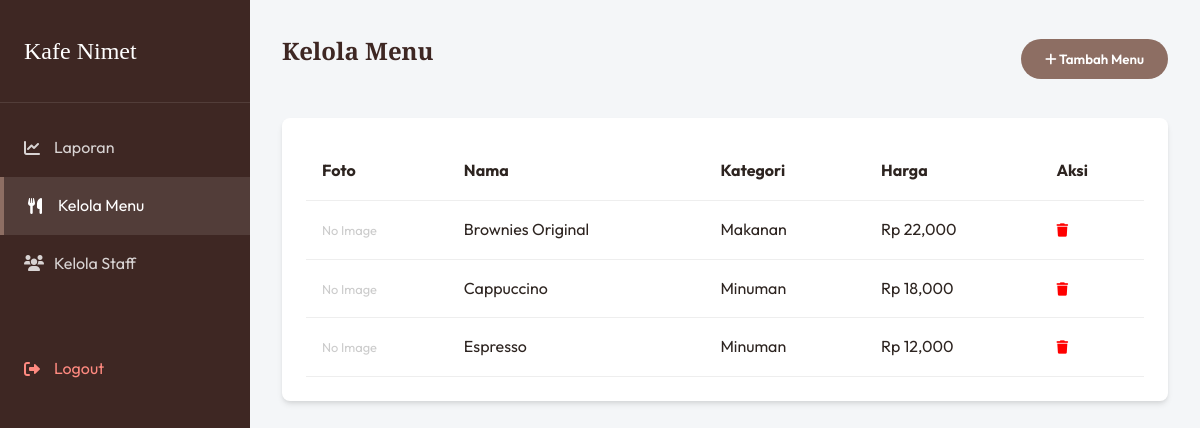
/admin/manage_menu.php (signed in), run on the app's committed database.
### tables this page shows
CREATE TABLE `menu` (
  `id` int(11) NOT NULL,
  `name` varchar(150) NOT NULL,
  `category` varchar(100) DEFAULT NULL,
  `price` decimal(12,2) NOT NULL,
  `description` text,
  `is_active` tinyint(1) DEFAULT '1',
  `created_at` timestamp NULL DEFAULT CURRENT_TIMESTAMP
);

### admin/manage_menu.php (the view, shortened to what this page needs)
<?php
require_once '../config.php';
$menu_list = $conn->query("SELECT * FROM menu WHERE is_active = 1 ORDER BY category, name");
?>
<!DOCTYPE html>
<html lang="id">
<head>
    <link rel="stylesheet" href="../style.css">
    <link href="https://cdnjs.cloudflare.com/ajax/libs/font-awesome/6.0.0/css/all.min.css" rel="stylesheet">
</head>
<body>
    <div class="admin-layout">
        <nav class="sidebar">
            <div class="sidebar-brand">Kafe Nimet</div>
            <div class="sidebar-menu">
                <a href="dashboard.php"><i class="fas fa-chart-line"></i> Laporan</a>
                <a href="manage_menu.php" class="active"><i class="fas fa-utensils"></i> Kelola Menu</a>
                <a href="users.php"><i class="fas fa-users"></i> Kelola Staff</a>
                <a href="../logout.php" style="margin-top: 3rem; color: #ff8a80;"><i class="fas fa-sign-out-alt"></i> Logout</a>
            </div>
        </nav>
        <main class="main-content">
            <header style="display: flex; justify-content: space-between; align-items: center; margin-bottom: 2rem;">
                <h2>Kelola Menu</h2>
                <button onclick="document.getElementById('addModal').style.display='block'" class="btn btn-primary"><i class="fas fa-plus"></i> Tambah Menu</button>
            </header>
            <div class="card">
                <table>
                    <thead>
                        <tr>
                            <th>Foto</th>
                            <th>Nama</th>
                            <th>Kategori</th>
                            <th>Harga</th>
                            <th>Aksi</th>
                        </tr>
                    </thead>
                    <tbody>
                        <?php while ($row = $menu_list->fetch_assoc()): ?>
                            <tr>
                                <td>
                                    <?php if (isset($row['image']) && $row['image']): ?>
                                        <img src="../<?= htmlspecialchars($row['image']) ?>" class="menu-thumb" alt="Foto">
                                    <?php else: ?>
                                        <span style="color:#ccc; font-size:0.8rem;">No Image</span>
                                    <?php endif; ?>
                                </td>
                                <td><?= htmlspecialchars($row['name']) ?></td>
                                <td><?= htmlspecialchars($row['category']) ?></td>
                                <td>Rp <?= number_format($row['price'], 0) ?></td>
                                <td>
                                    <form method="POST" onsubmit="return confirm('Hapus?')" style="display:inline;">
                                        <button type="submit" style="color:red;border:none;background:none;cursor:pointer;"><i class="fas fa-trash"></i></button>
                                    </form>
                                </td>
                            </tr>
                        <?php endwhile; ?>
                    </tbody>
                </table>
            </div>
        </main>
    </div>
</body>
</html>

### style.css (style rules this page uses)
:root { --primary-color: #8d6e63; --secondary-color: #d7ccc8; --accent-color: #3e2723; --background-color: #fdfbf7; --text-color: #2d2420; --light-text: #6d4c41; --success: #66bb6a; --danger: #ef5350; --glass: rgba(255, 255, 255, 0.9); --shadow: 0 4px 6px -1px rgba(0, 0, 0, 0.1), 0 2px 4px -1px rgba(0, 0, 0, 0.06); --transition: all 0.3s cubic-bezier(0.4, 0, 0.2, 1); }
* { margin: 0; padding: 0; box-sizing: border-box; }
body { font-family: "Outfit", sans-serif; background-color: var(--background-color); color: var(--text-color); line-height: 1.6; overflow-x: hidden; }
html { scroll-behavior: smooth; scroll-padding-top: 100px; }
h1, h2, h3, h4, h5, h6 { font-family: "Playfair Display", serif; color: var(--accent-color); margin-bottom: 1rem; }
a { text-decoration: none; color: inherit; transition: var(--transition); }
.btn { display: inline-block; padding: 0.75rem 1.5rem; border-radius: 50px; font-weight: 600; cursor: pointer; border: none; transition: var(--transition); font-family: "Outfit", sans-serif; }
.btn-primary { background-color: var(--primary-color); color: white; }

### admin/manage_menu.php (style rules this page uses)
.admin-layout { display: flex; min-height: 100vh; }
.sidebar { width: 250px; background-color: var(--accent-color); color: white; padding: 2rem 0; position: fixed; height: 100%; top: 0; left: 0; }
.sidebar-brand { padding: 0 1.5rem 2rem; font-size: 1.5rem; font-family: 'Playfair Display', serif; border-bottom: 1px solid rgba(255, 255, 255, 0.1); }
.sidebar-menu { margin-top: 1rem; }
.sidebar-menu a { display: flex; align-items: center; padding: 1rem 1.5rem; color: rgba(255, 255, 255, 0.8); text-decoration: none; transition: 0.3s; }
.sidebar-menu a:hover, .sidebar-menu a.active { background-color: rgba(255, 255, 255, 0.1); color: white; border-left: 4px solid var(--primary-color); }
.sidebar-menu i { width: 30px; }
.main-content { flex: 1; margin-left: 250px; padding: 2rem; background-color: #f4f6f8; }
.card { background: white; padding: 1.5rem; border-radius: 8px; box-shadow: var(--shadow); margin-bottom: 2rem; }
table { width: 100%; border-collapse: collapse; }
th, td { text-align: left; padding: 1rem; border-bottom: 1px solid #eee; vertical-align: middle; }

### data on the page
menu: name "Brownies Original", category "Makanan", price "22,000"
menu: name "Cappuccino", category "Minuman", price "18,000"
menu: name "Espresso", category "Minuman", price "12,000"
